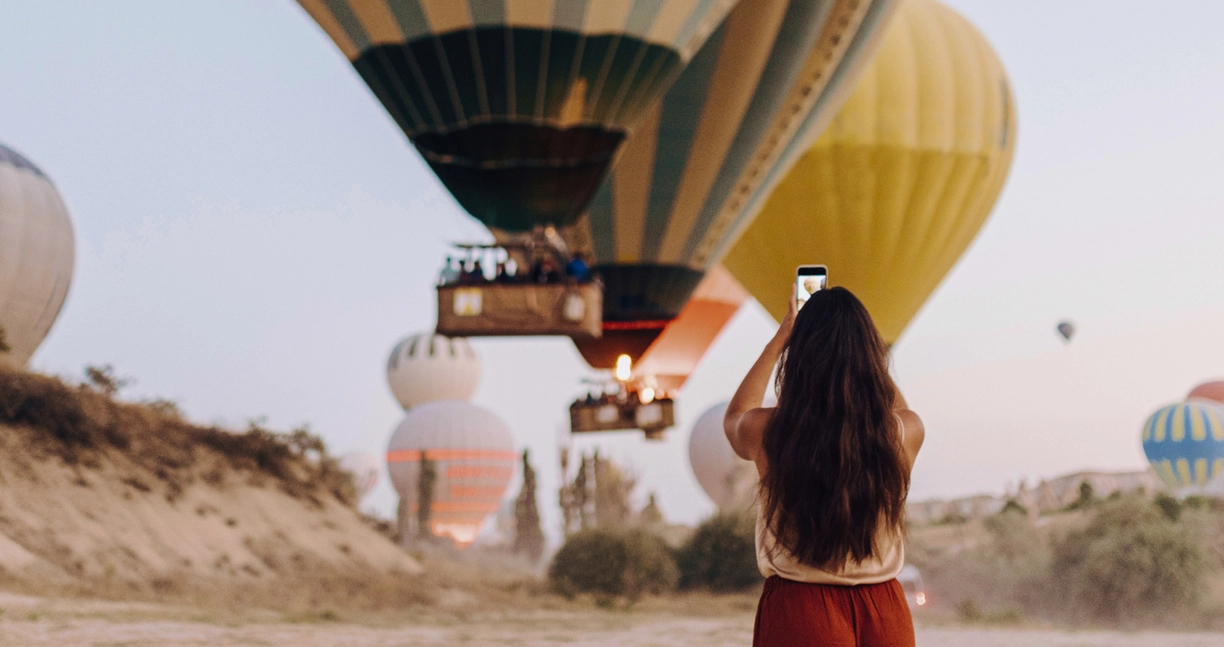
#> input picture 24. 사진을 그림으로 변환하기 (OpenCV)/여행사진.jpg, 1224 x 647 px
$ python main24-1.py
#> lines starting #> are read from the running program, lines starting #| are printed output that depends on the picture
import numpy as np
import cv2

if __name__ == '__main__':

    ff = np.fromfile(r'.\여행사진.jpg', np.uint8)
    img = cv2.imdecode(ff, cv2.IMREAD_UNCHANGED)
#> img is the input picture: shape (647, 1224, 3); mean B, G, R 136.5, 146.7, 163.1
    img = cv2.resize(img, dsize=(0, 0), fx=1.0, fy=1.0, interpolation=cv2.INTER_LINEAR)

    cartoon_img = cv2.stylization(img, sigma_s=100, sigma_r=0.1)
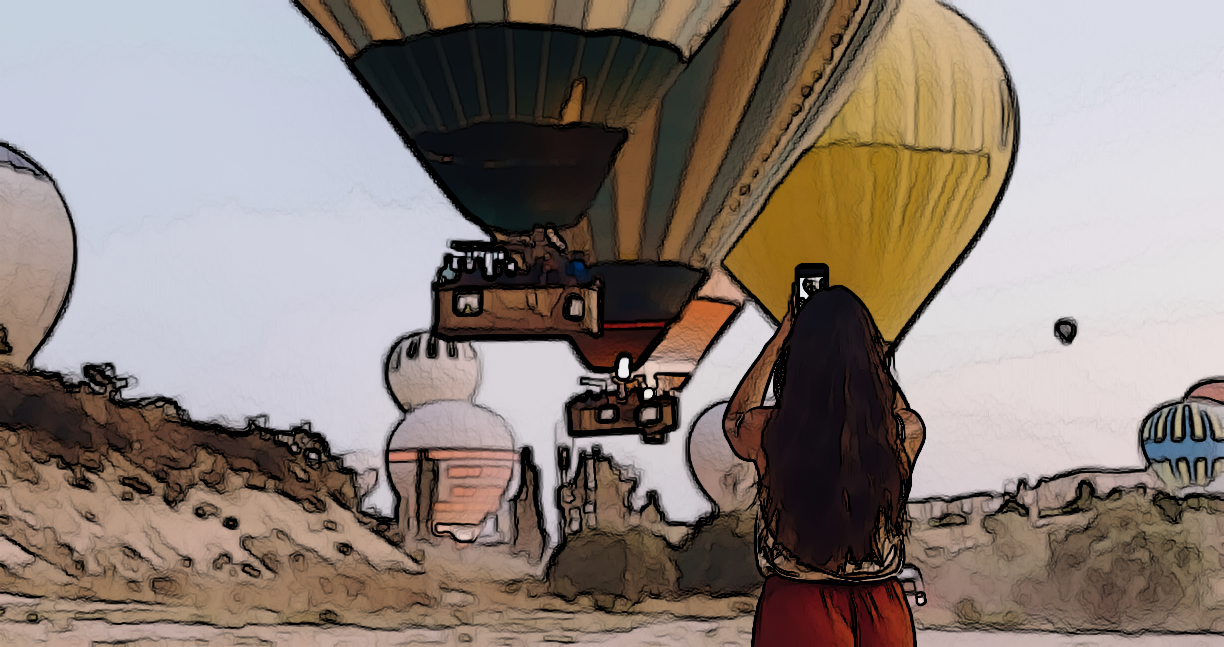
#> cartoon_img: shape (647, 1224, 3); mean B, G, R 120.9, 128.3, 140.7

    cv2.imshow('cartoon view', cartoon_img)
    cv2.waitKey(0)
    cv2.destroyAllWindows()
